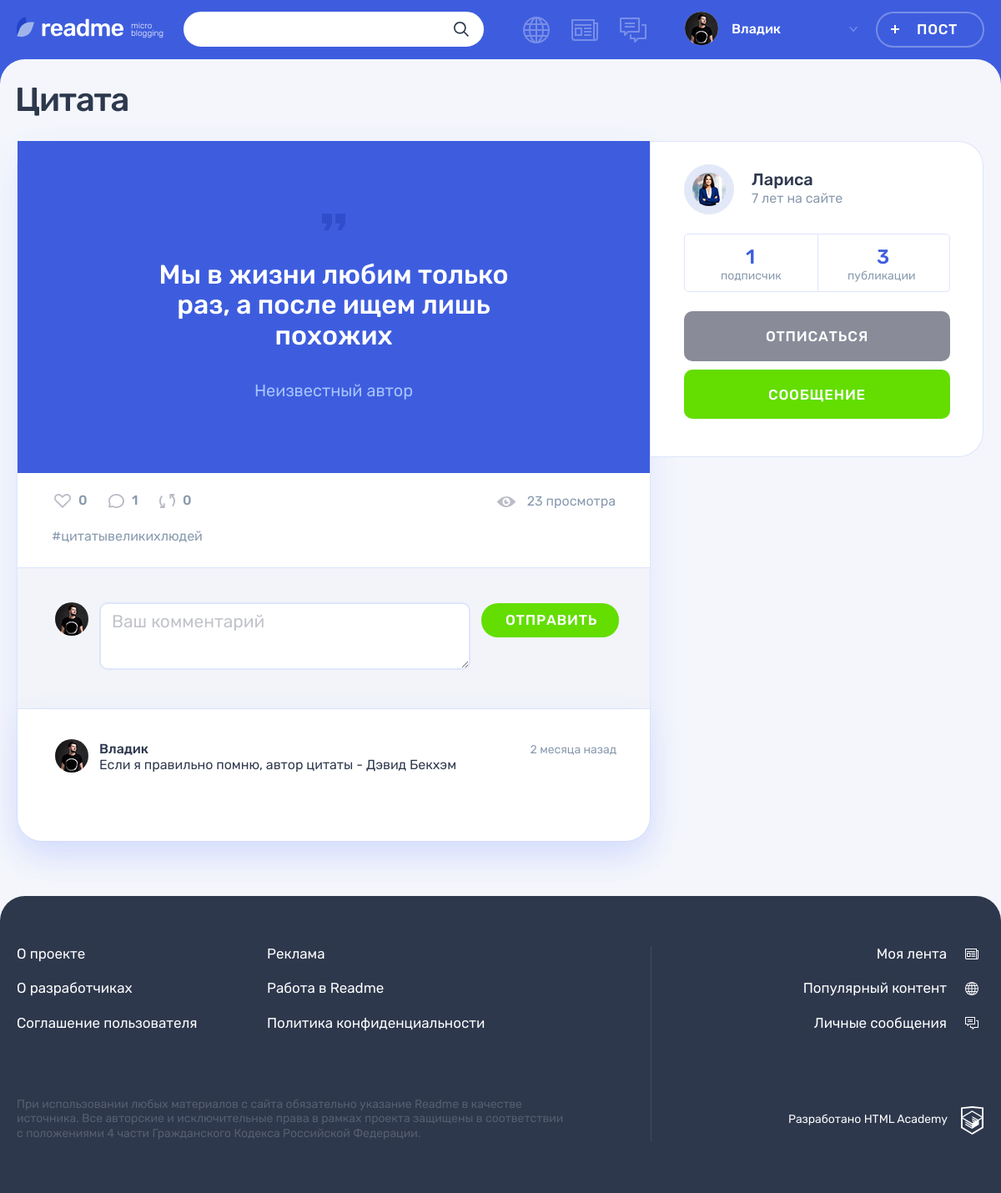
/post.php?post_id=1 (signed in), run on the app's committed database.
### tables this page shows
CREATE TABLE comment
(
  id                INT AUTO_INCREMENT PRIMARY KEY,
  comment_create_dt DATETIME DEFAULT CURRENT_TIMESTAMP,
  comment_content   TEXT,
  user_id           INT,
  post_id           INT,
  FOREIGN KEY (user_id) REFERENCES user (id),
  FOREIGN KEY (post_id) REFERENCES post (id),
  INDEX (user_id) COMMENT 'индекс для поиска по пользователям',
  INDEX (post_id) COMMENT 'индекс для поиска по постам'
) COMMENT 'таблица комментариев к постам';

CREATE TABLE user
(
  id            INT AUTO_INCREMENT PRIMARY KEY,
  user_reg_dt   DATETIME DEFAULT CURRENT_TIMESTAMP,
  user_email    VARCHAR(128) NOT NULL UNIQUE,
  user_name     VARCHAR(64)  NOT NULL COMMENT 'имя пользователя',
  user_password CHAR(255)    NOT NULL,
  user_avatar   VARCHAR(255)
) COMMENT 'таблица зарегистрированных пользователей';

CREATE TABLE post
(
  id                INT AUTO_INCREMENT PRIMARY KEY,
  create_dt         DATETIME DEFAULT CURRENT_TIMESTAMP,
  post_header       VARCHAR(128) COMMENT 'заголовок поста',
  text_content      TEXT,
  quote_origin      VARCHAR(128) COMMENT 'автор/источник цитаты',
  photo_content     VARCHAR(255),
  video_content     VARCHAR(255) COMMENT 'ссылка на видео на YouTube',
  link_text_content VARCHAR(255) COMMENT 'ссылка на сторонний ресурс',
  view_count        INT      DEFAULT 0 COMMENT 'кол-во просмотров',
  user_id           INT,
  is_repost         TINYINT  DEFAULT 0 COMMENT 'является ли репостом',
  origin_post_id    INT COMMENT 'ссылка на оригинальный пост при репосте',
  content_type_id   TINYINT,
  FOREIGN KEY (user_id) REFERENCES user (id),
  FOREIGN KEY (content_type_id) REFERENCES content_type (id),
  INDEX (user_id) COMMENT 'индекс для поиска по пользователям',
  INDEX (content_type_id) COMMENT 'индекс для поиска по типу',
  INDEX (view_count) COMMENT 'индекс для поиска по просмотрам',
  INDEX (is_repost) COMMENT 'индекс для поиска по репостам'
) COMMENT 'таблица постов';

### templates/post_template.php (the view, shortened to what the rows shown need)
<main class="page__main page__main--publication">
  <div class="container">
    <h1 class="page__title page__title--publication"><?= $post['post_header']; ?></h1>
    <section class="post-details">
      <div class="post-details__wrapper post-<?= $post['type_val']; ?>">
        <div class="post-details__main-block post post--details">
          <?= $post_type_template; ?>
          <div class="post__indicators">
            <div class="post__buttons">
              <a class="post__indicator post__indicator--likes button" href="like.php?post_id=<?= $post['id']; ?>" title="Лайк">
                <svg class="post__indicator-icon" width="20" height="17">
                  <use xlink:href="#icon-heart"></use>
                </svg>
                <span><?= $count_arr['like_count']; ?></span>
              </a>
              <a class="post__indicator post__indicator--comments button" href="?post_id=<?= $post['id'] . '&show_all_comments'; ?>" title="Комментарии">
                <svg class="post__indicator-icon" width="19" height="17">
                  <use xlink:href="#icon-comment"></use>
                </svg>
                <span><?= $count_arr['comment_count']; ?></span>
              </a>
              <a class="post__indicator post__indicator--repost button" href="repost.php?post_id=<?= $post['id']; ?>" title="Репост">
                <svg class="post__indicator-icon" width="19" height="17">
                  <use xlink:href="#icon-repost"></use>
                </svg>
                <span><?= $count_arr['repost_count']; ?></span>
              </a>
            </div>
            <?php $vc = $post['view_count'];  ?>
            <span class="post__view"><?= $vc . ' просмотр' . get_noun_plural_form($vc, '', 'а', 'ов'); ?></span>
          </div>
          <div class="comments">
            <div class="comments__list-wrapper">
              <ul class="comments__list" id="comments">
              <?php foreach ($comment_list as $comment): ?>
                <li class="comments__item user">
                  <div class="comments__avatar">
                    <a class="user__avatar-link" href="profile.php?user_id=<?= $comment['user_id']; ?>">
                      <?php if ($comment['user_avatar']): ?>
                      <img class="comments__picture" src="<?= UPLOAD_PATH . $comment['user_avatar']; ?>" alt="Аватар пользователя">
                      <?php else: ?>
                      <svg src="img/icon-input-user.svg" width="60" height="60"></svg>
                      <?php endif; ?>
                    </a>
                  </div>
                  <div class="comments__info">
                    <div class="comments__name-wrapper">
                      <a class="comments__user-name" href="profile.php?user_id=<?= $comment['user_id']; ?>">
                        <span>
                            <?= $comment['user_name']; ?>
                        </span>
                      </a>
                      <?php $cd = $comment['comment_create_dt'];  ?>
                      <time class="comments__time" datetime="<?= $cd; ?>"><?= format_date($cd); ?> назад</time>
                    </div>
                    <p class="comments__text">
                        <?= $comment['comment_content']; ?>
                    </p>
                  </div>
                </li>
              <?php endforeach; ?>
              </ul>
            </div>
          </div>
        </div>
        <div class="post-details__user user">
          <div class="post-details__user-info user__info">
            <div class="post-details__avatar user__avatar">
              <a class="post-details__avatar-link user__avatar-link" href="profile.php?user_id=<?= $post['user_id']; ?>">
                <?php if ($post['user_avatar']): ?>
                <img class="post-details__picture user__picture" src="<?= UPLOAD_PATH . $post['user_avatar']; ?>" alt="Аватар пользователя">
                <?php else: ?>
                <svg src="img/icon-input-user.svg" width="60" height="60"></svg>
                <?php endif; ?>
              </a>
            </div>
            <div class="post-details__name-wrapper user__name-wrapper">
              <a class="post-details__name user__name" href="profile.php?user_id=<?= $post['user_id']; ?>">
                <span><?= $post['user_name']; ?></span>
              </a>
              <time class="post-details__time user__time" datetime="<?= $post['reg_date']; ?>"><?= format_date($post['reg_date']); ?> на сайте</time>
            </div>
          </div>
          <div class="post-details__rating user__rating">
            <p class="post-details__rating-item user__rating-item user__rating-item--subscribers">
              <span class="post-details__rating-amount user__rating-amount"><?= $count_arr['follower_count']; ?></span>
              <span class="post-details__rating-text user__rating-text">подписчик<?= $count_arr['follower_count'] ? get_noun_plural_form($count_arr['follower_count'], '', 'а', 'ов') : 'ов'; ?></span>
            </p>
          </div>
        </div>
      </div>
    </section>
  </div>
</main>

### templates/post-quote_template.php
<div class="post-details__image-wrapper post-quote">
    <div class="post__main">
        <blockquote>
            <p>
                <?= str_replace('&amp;#13;&amp;#10;', "<br>", $post['text_content']); ?>
            </p>
            <cite><?= $post['quote_origin']; ?></cite>
        </blockquote>
    </div>
</div>

### templates/layout.php (shortened to what the rows shown need)
<?php $user = $_SESSION['user'] ?? false;  ?>
<!DOCTYPE html>
<html lang="ru">
<head>
    <link rel="stylesheet" href="css/main.css">
</head>
<body class="page">
<header class="header">
    <div class="header__wrapper container">
<?php if ($user): ?>
        <form class="header__search-form form" action="search.php" method="get">
            <div class="header__search">
                <input class="header__search-input form__input" type="search" name="<?= SEARCH; ?>" value="<?= $search_query ?? ''; ?>">
                <button class="header__search-button button" type="submit">
                    <svg class="header__search-icon" width="18" height="18">
                        <use xlink:href="#icon-search"></use>
                    </svg>
                </button>
            </div>
        </form>
        <div class="header__nav-wrapper">
            <nav class="header__nav">
                <ul class="header__my-nav">
                    <li class="header__my-page header__my-page--popular">
                        <a class="header__page-link <?= $active_page === 'popular' ? 'header__page-link--active' : '' ?>" title="Популярный контент" href="popular.php">
                        </a>
                    </li>
                    <li class="header__my-page header__my-page--feed">
                        <a class="header__page-link <?= $active_page === 'feed' ? 'header__page-link--active' : '' ?>" href="feed.php" title="Моя лента">
                        </a>
                    </li>
                    <li class="header__my-page header__my-page--messages">
                        <a class="header__page-link <?= $active_page === 'messages' ? 'header__page-link--active' : '' ?>" href="messages.php" title="Личные сообщения">
                        </a>
                    </li>
                </ul>
                <ul class="header__user-nav">
                    <li class="header__profile">
                        <a class="header__profile-link" href="profile.php?user_id=<?= $user['id']?>">
                            <div class="header__avatar-wrapper">
    <?php if ($user['user_avatar']) : ?>
                                    <img class="header__profile-avatar" src="<?= UPLOAD_PATH . $user['user_avatar']; ?>" alt="Аватар профиля">
    <?php endif; ?>
                            </div>
                            <div class="header__profile-name">
                                <span>
                                    <?= $user['user_name']; ?>
                                </span>
                                <svg class="header__link-arrow" width="10" height="6">
                                    <use xlink:href="#icon-arrow-right-ad"></use>
                                </svg>
                            </div>
                        </a>
                    </li>
                    <li>
                        <a class="header__post-button button button--transparent" href="add.php">Пост</a>
                    </li>
                </ul>
            </nav>
<?php endif; ?>
        </div>
    </div>
</header>
<?= $main_content; ?>
</body>
</html>

### data on the page
comment: user.user_avatar (picture), user.user_name "Владик", comment_create_dt "2 месяца", comment_content "Если я правильно помню, автор цитаты - Дэвид Бекхэм"
post: post_header "Цитата", text_content "Мы в жизни любим только раз, а после ищем лишь похожих", quote_origin "Неизвестный автор", is_repost "0", id "1", view_count "23", view_count "а", user.user_avatar (picture), user.user_name "Лариса", user.user_reg_dt "7 лет"

### other printed values
$hashtag "цитатывеликихлюдей"
$count_arr['post_count'] "3"
get_noun_plural_form($count_arr['post_count'], 'я', 'и', 'й') "и"
